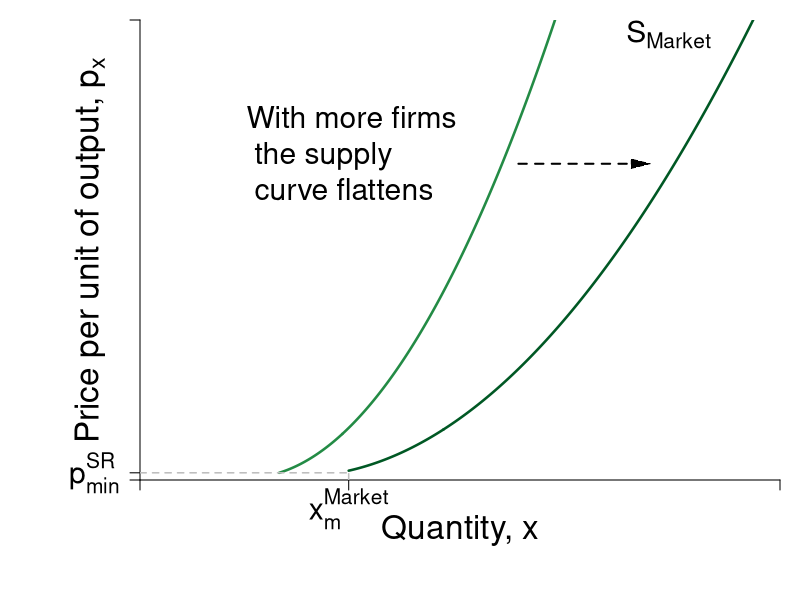

This figure's R source:
#Graph Designer: Simon Halliday
#Authors: Bowles, Foley and Halliday
#Title: Coordination, Conflict and Competition: A Text in Microeconomics

require(shape)
pdf(file = "firmmarketsupply/supply_upward_market_cube.pdf", width = 9, height = 7)

#Set parameters for graphics
pointsize <- 1.8
axislabelsize <- 2
labelsize <- 1.8
namesize <- 1.8
annotatesize <- 1.8
graphlinewidth <- 2.5
segmentlinewidth <- 1.5

COL <- c("#7fc97f", "#beaed4", "#fdc086", "#ffff99", "#386cb0", "#f0027f", "#bf5b17", "#666666")
COLA <- c("#e0f3db", "#99d8c9","#66c2a4","#41ae76", "#238b45", "#005824")
COLB <- c("#c6dbef", "#4eb3d3", "#2b8cbe", "#0868ac","#084081")

#Edited the margins to cater for the larger LHS labels
par(mar =  c(6, 7, 1, 1))

AvgRevenue <- function(x, rmax = 12, xmax = 12){
  rmax - (rmax/xmax)*x
}

MRevenue <- function(x, rmax = 12, xmax = 12){
  rmax - 2*(rmax/xmax)*x
}

Cost <- function(x, c0 = 6, c1 = 2, c2 = -0.5, c3 = 0.3){
  c0 + c1*x + c2*x^2 + c3*x^3 
}

AvgCost <- function(x, c0 = 6, c1 = 2, c2 = -1, c3 = 0.2){
  c0/x + c1 + c2*x + c3*x^2
}

AvgVarCost <- function(x, c0 = 6, c1 = 2, c2 = -1, c3 = 0.2){
  c1 + c2*x + c3*x^2
}

MCost <- function(x, c1 = 2, c2 = -1, c3 = 0.2){
  c1 + 2*c2*x + 2.6*c3*x^2
}

TwoFirmMCost <- function(x, c1 = 2, c2 = -1/2, c3 = 0.2/4){
  c1 + 2*c2*x + 3*c3*x^2
}

FiveFirmMCost <- function(x, c1 = 2, c2 = -1/5, c3 = 0.2/25){
  c1 + 2*c2*x + 3*c3*x^2
}

MarketMCost <- function(x, c1 = 2, c2 = -1/10, c3 = 0.2/100){
  c1 + 2*c2*x + 2.6*c3*x^2
}

MarketMCost_2 <- function(x, c1 = 2, c2 = -1/15, c3 = 0.2/220){
  c1 + 2*c2*x + 2.6*c3*x^2
}

xlims <- c(0, 115)
#xlims <- c(0, 75) 
ylims <- c(0, 16)

npts <- 501 

plot(0, 0, xlim = xlims, ylim = ylims, type = "n",
     xlab = expression(paste("")),
     ylab = expression(paste("")), 
     xaxt = "n", 
     yaxt = "n", 
     cex.lab = axislabelsize, 
     bty = "n",
     xaxs="i", 
     yaxs="i")

# ticksy <- seq(from = ylims[1], to = ylims[2], by = 1)
# ylabels <- seq(from = ylims[1], to = ylims[2], by = 1)
# ticksx <- seq(from = xlims[1], to = xlims[2], by = 1)
# xlabels <- seq(from = xlims[1], to = xlims[2], by = 1)
ticksy <- c(0, MCost(x = 2.5), ylims[2])
ylabels <- c(NA,  expression(paste(p[min]^{SR})), NA)
ticksx <- c(0, 2.5*15, xlims[2])
xlabels <- c(NA, NA, NA)

axis(1, at = ticksx, pos = 0, labels = xlabels, cex.axis = labelsize)
axis(2, at = ticksy, pos = 0, labels = ylabels, las = 1, cex.axis = labelsize)

npts <- 500 
xx1 <- seq(xlims[1], xlims[2], length.out = npts)
xx2 <- seq(5/2, 3.63514, length.out = npts)
xx3 <- seq(3.63514, xlims[2], length.out = npts)
xx4 <- seq(3.63514*2, xlims[2], length.out = npts)
xx5 <- seq(3.63514*5, xlims[2], length.out = npts)
xx6 <- seq(3.63514*10, xlims[2], length.out = npts)
xx11 <- seq(3.63514*15, xlims[2], length.out = npts)

xx7 <- seq(2.5, 3.63514, length.out = npts)
xx8 <- seq(2.5*2, 3.63514*2, length.out = npts)
xx9 <- seq(2.5*5, 3.63514*5, length.out = npts)
xx10 <- seq(2.5*10, 3.63514*10, length.out = npts)
xx12 <- seq(2.5*15, 3.63514*15, length.out = npts)

#lines(xx1, AvgCost(xx1), col = COLA[6], lwd = graphlinewidth)
#lines(xx1, AvgVarCost(xx1), col = COLA[5], lwd = graphlinewidth)
#lines(xx3, MCost(xx3), col = COLA[2], lwd = graphlinewidth)
#lines(xx4, TwoFirmMCost(xx4), col = COLA[3], lwd = graphlinewidth)
#lines(xx5, FiveFirmMCost(xx5), col = COLA[4], lwd = graphlinewidth)
lines(xx6, MarketMCost(xx6), col = COLA[5], lwd = graphlinewidth)
#lines(xx7, MCost(xx7), col = COLA[2], lwd = graphlinewidth)
#lines(xx8, TwoFirmMCost(xx8), col = COLA[3], lwd = graphlinewidth)
#lines(xx9, FiveFirmMCost(xx9), col = COLA[4], lwd = graphlinewidth)
lines(xx10, MarketMCost(xx10), col = COLA[5], lwd = graphlinewidth)

lines(xx11, MarketMCost_2(xx11), col = COLA[6], lwd = graphlinewidth)

lines(xx12, MarketMCost_2(xx12), col = COLA[6], lwd = graphlinewidth)


#Label the axes
mtext(expression(paste("Quantity, ", x)), side = 1, line = 2.5, cex = axislabelsize)
#mtext(expression(paste("Quantity of output, ", x)), side = 1, line = 2.5, cex = axislabelsize)
text(-9, 0.5*ylims[2], expression(paste("Price per unit of output, ", p[x])), xpd = TRUE, cex = axislabelsize, srt = 90) 

#Label curves
# text(6.1, 4.9, expression(paste(ac(x))), cex = labelsize)
# text(7.5, 4.9, expression(paste(avc(x))), cex = labelsize)
#text(8, 15.5, expression(paste(S[1])), cex = labelsize)
#text(15, 15.5, expression(paste(S[2])), cex = labelsize)
#text(37.5, 15.5, expression(paste(S[5])), cex = labelsize)
text(95, 15.5, expression(paste(S[Market])), cex = labelsize)

#text(9, 8.5, expression(paste("curve for")), cex = labelsize)
#text(9, 9, expression(paste("1 firm")), cex = labelsize)

#text(8, 8, expression(paste(mc(x))), cex = labelsize)


text(38, 10, expression(paste("With more firms\n the supply\n curve flattens")), cex = labelsize)
#text(15, 9.2+5, expression(paste("the supply curve")), cex = labelsize)
#text(15, 8.4+5, expression(paste("flattens")), cex = labelsize)
#Arrows(6.5 ,11, 10, 11, col = "black", code = 2, lty = 2, lwd = 2, arr.type = "triangle", arr.lwd = 0.5)
#Arrows(13 ,11, 27, 11, col = "black", code = 2, lty = 2, lwd = 2, arr.type = "triangle", arr.lwd = 0.5)
Arrows(68 ,11, 90, 11, col = "black", code = 2, lty = 2, lwd = 2, arr.type = "triangle", arr.lwd = 0.5)
#Draw segments for total costs
# segments(0, MCost(x = 5/2), 3.63514, MCost(x = 5/2), lty = 2, col = "gray" , lwd = segmentlinewidth)
# segments(5/2, 0, 5/2, MCost(x = 5/2), lty = 2, col = "gray" , lwd = segmentlinewidth)
# 

#segments(0, MarketMCost(x = 3.63514*10), 3.63514*10, MarketMCost(x = 3.63514*10), lty = 2, col = "gray" , lwd = segmentlinewidth)
# segments(3.63514, 0, 3.63514, MCost(x = 3.63514), lty = 2, col = "gray" , lwd = segmentlinewidth)
# segments(3.63514*2, 0, 3.63514*2, TwoFirmMCost(x = 3.63514*2), lty = 2, col = "gray" , lwd = segmentlinewidth)
# segments(3.63514*5, 0, 3.63514*5, FiveFirmMCost(x = 3.63514*5), lty = 2, col = "gray" , lwd = segmentlinewidth)
# segments(36.3514, 0, 36.3514, MarketMCost(x = 36.3514), lty = 2, col = "gray" , lwd = segmentlinewidth)

segments(0, MarketMCost(x = 2.5*10), 2.5*15, MarketMCost(x = 2.5*10), lty = 2, col = "gray" , lwd = segmentlinewidth)
#segments(2.5, 0, 2.5, MCost(x = 2.5), lty = 2, col = "gray" , lwd = segmentlinewidth)
#segments(2.5*2, 0, 2.5*2, TwoFirmMCost(x = 2.5*2), lty = 2, col = "gray" , lwd = segmentlinewidth)
#segments(2.5*5, 0, 2.5*5, FiveFirmMCost(x = 2.5*5), lty = 2, col = "gray" , lwd = segmentlinewidth)
segments(2.5*15, 0, 2.5*15, MarketMCost(x = 2.5*10), lty = 2, col = "gray" , lwd = segmentlinewidth)


#Label Points for comparison
# points(3.63514, MCost(x = 3.63514), pch = 16, col = "black", cex = 1.5)
# text(3.63514 + 1, MCost(x = 3.63514) - 0.65, expression(a), cex = labelsize)
# points(3.63514*2, TwoFirmMCost(x = 3.63514*2), pch = 16, col = "black", cex = 1.5)
# text(3.63514*2 + 1, TwoFirmMCost(x = 3.63514*2) - 0.65, expression(b), cex = labelsize)
# points(3.63514*5, FiveFirmMCost(x = 3.63514*5), pch = 16, col = "black", cex = 1.5)
# text(3.63514*5 + 1, FiveFirmMCost(x = 3.63514*5) - 0.65, expression(c), cex = labelsize)
# points(3.63514*10, MarketMCost(x = 3.63514*10), pch = 16, col = "black", cex = 1.5)
# text(3.63514*10 + 1, MarketMCost(x = 3.63514*10) - 0.65, expression(d), cex = labelsize)

# points(5/2, MCost(x = 5/2), pch = 16, col = "black", cex = 1.5)
# text(5/2 + 0.15, MCost(x = 5/2) - 0.15, expression(b), cex = labelsize)

#Arrow to for sr losses
# text(1.5, 2.22, expression(paste(p[min]^{SR} < p, phantom() < p[min]^{LR})), cex = labelsize)
# text(1.5, 2, expression(paste("short-run losses")), cex = labelsize)
# text(1.5, 1.78, expression(paste("firm supplies x")), cex = labelsize)
# text(1.5, 1.6, expression(paste("in short run")), cex = labelsize)
# text(1.5, 1.38, expression(paste("not long run")), cex = labelsize)
# 



#Arrow to for sr shutdown
# text(5.5, 0.7, expression(paste(p < p[min]^{SR})), cex = labelsize)
# text(5.5, 0.45, expression(paste("unable to cover fixed costs")), cex = labelsize)
# text(5.5, 0.25, expression(paste("firm shuts down")), cex = labelsize)
# Arrows(3.8, 0.1, 3.8, MCost(x = 5/2) - 0.1, col = "black", code = 3, lty = 1, lwd = 2, arr.type = "triangle", arr.lwd = 0.5)
#text(2.5*5, -1, expression(paste(x[m]^{5})), xpd = TRUE, cex = labelsize)
text(2.5*15, -1, expression(paste(x[m]^{Market})), xpd = TRUE, cex = labelsize)

dev.off()
